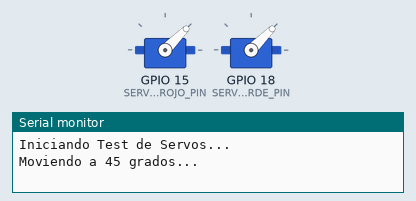
Simulated run of this sketch. Board: ESP32. Shown: 2 × servo, the last lines printed to the serial monitor.

Above: at 1.05 s.
At 2.5 s:
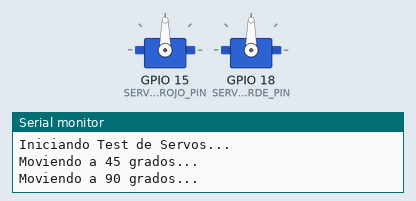
At 4.0 s:
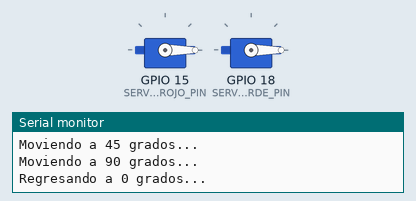
Timing chart, 0 to 7.9 s (numbered marks = the images above):
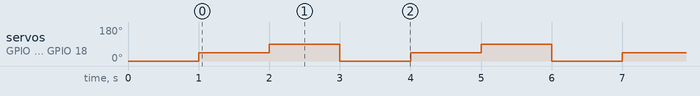

Measured:
- by itself, servo on GPIO 15 (SERVO_ROJO_PIN), servo on GPIO 18 (SERVO_VERDE_PIN): repeats every 3.0 s: 90° 1.0 s, 0° 1.0 s, 45° 1.0 s

The sketch:

test_servos.ino
```cpp
#include <ESP32Servo.h>

Servo servoRojo;
Servo servoVerde;

// Pines definidos por el usuario
#define SERVO_ROJO_PIN 15
#define SERVO_VERDE_PIN 18

void setup() {
  Serial.begin(115200);
  Serial.println("Iniciando Test de Servos...");

  // Configuración para SG90 (500-2400us)
  servoRojo.setPeriodHertz(50);
  servoVerde.setPeriodHertz(50);

  servoRojo.attach(SERVO_ROJO_PIN, 500, 2400);
  servoVerde.attach(SERVO_VERDE_PIN, 500, 2400);

  // Posición inicial
  servoRojo.write(0);
  servoVerde.write(0);
  delay(1000);
}

void loop() {
  Serial.println("Moviendo a 45 grados...");
  servoRojo.write(45);
  servoVerde.write(45);
  delay(1000);

  Serial.println("Moviendo a 90 grados...");
  servoRojo.write(90);
  servoVerde.write(90);
  delay(1000);

  Serial.println("Regresando a 0 grados...");
  servoRojo.write(0);
  servoVerde.write(0);
  delay(1000);
}
```
